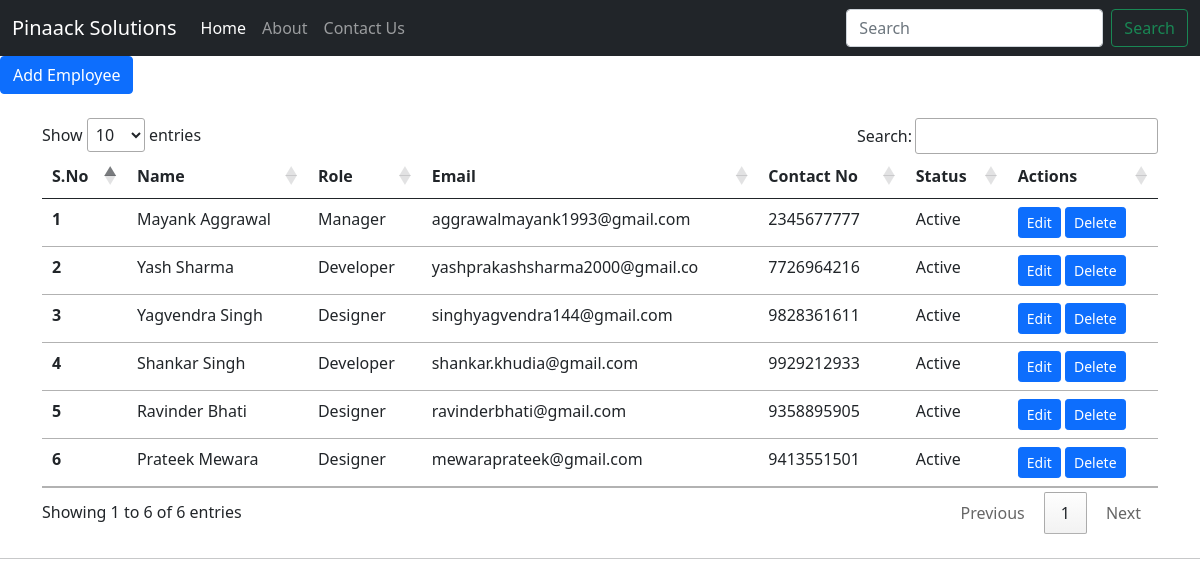
The app's page /employee/index.php with its own data.
### tables this page shows
CREATE TABLE `employee` (
  `pan` varchar(10) NOT NULL,
  `name` varchar(30) NOT NULL,
  `role` varchar(20) NOT NULL,
  `mail` varchar(30) NOT NULL,
  `mobile` bigint(12) NOT NULL,
  `joining` datetime NOT NULL DEFAULT current_timestamp(),
  `resigning` datetime DEFAULT NULL
);

### employee/index.php (the view, shortened to what this page needs)
<?php
    include('includes/conn.php');
    include('includes/header.php');
    include('includes/navbar.php');
?>
  <button class="add btn btn-primary">Add Employee</button>
  <div class="container my-4">
    <table class="table" id="myTable">
      <thead>
        <tr>
          <th scope="col">S.No</th>
          <th scope="col">Name</th>
          <th scope="col">Role</th>
          <th scope="col">Email</th>
          <th scope="col">Contact No</th>
          <th scope="col">Status</th>
          <th scope="col">Actions</th>
        </tr>
      </thead>
      <tbody>
      <?php
            $sql = "SELECT * FROM `employee`";
            $result = mysqli_query($conn, $sql);
            $sno = 0;
            while($row = mysqli_fetch_assoc($result)){
              $sno=$sno+1;
              $status="Active";
              echo "<tr>
              <th scope='row'>". $sno ."</th>
              <td>". $row['name'] ."</td>
              <td>". $row['role'] ."</td>
              <td>". $row['mail'] ."</td>
              <td>". $row['mobile'] ."</td>
              <td>".   $status    ."</td>
              <td> <button class='edit btn btn-sm btn-primary' id=". $row['pan'] .">Edit</button> <button class='delete btn btn-sm btn-primary' id=d". $row['pan'] .">Delete</button> </td>
              </tr>";
            }
        ?>
      </tbody>
    </table>
  </div>
  <hr>
  <?php
    include('includes/footer.php');
?>

### records on screen
employee: name "Mayank Aggrawal", role "Manager", mail "aggrawalmayank1993@gmail.com", mobile "2345677777", status "Active"
employee: name "Yash Sharma", role "Developer", mail "yashprakashsharma2000@gmail.co", mobile "7726964216", status "Active"
employee: name "Yagvendra Singh", role "Designer", mail "singhyagvendra144@gmail.com", mobile "9828361611", status "Active"
employee: name "Shankar Singh", role "Developer", mail "shankar.khudia@gmail.com", mobile "9929212933", status "Active"
employee: name "Ravinder Bhati", role "Designer", mail "ravinderbhati@gmail.com", mobile "9358895905", status "Active"
employee: name "Prateek Mewara", role "Designer", mail "mewaraprateek@gmail.com", mobile "9413551501", status "Active"
